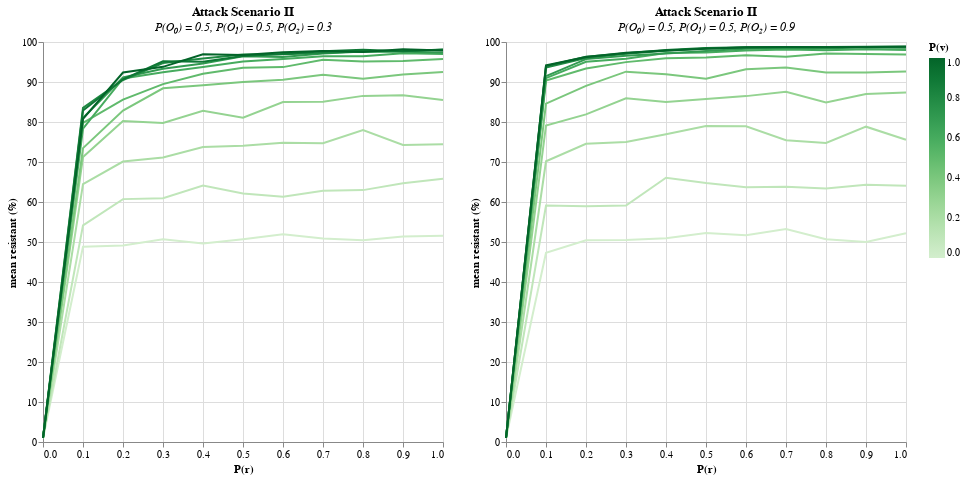

The notebook cell saved with this chart:
### Markdown cell above
# Influence prebunking content propagation speed (opinion 2, P(O₂))

### Code cell
import altair as alt
import pandas as pd

alt.data_transformers.disable_max_rows()

# Read .csv file with prepared simulation results
df = pd.read_csv("filtered_df.csv")

dfa = df[
        (df["prob_share_disinfo"] == 0.5) &
        (df["prob_share_indifferent"] == 0.5) &
        (df["prob_share_facts"] == 0.3)
    ]

dfb = df[
        (df["prob_share_disinfo"] == 0.5) &
        (df["prob_share_indifferent"] == 0.5) &
        (df["prob_share_facts"] == 0.9)
    ]

# Create base chart
a = alt.Chart(dfa).mark_line().encode(
                x=alt.X('prob_prebunk', title='P(r)'),
                y=alt.Y('r', title='mean resistant (%)', scale=alt.Scale(domain=[0, 100])),
                color=alt.Color('prob_immune', title='P(v)', scale=alt.Scale(scheme='greens'))
).properties(width=400, height=400,
        title=alt.TitleParams(
            text=f'Attack Scenario II',
            subtitle=f'P(O₀) = {0.5}, P(O₁) = {0.5}, P(O₂) = {0.3}',
            subtitleFontStyle='italic'
        ))

b = alt.Chart(dfb).mark_line().encode(
                x=alt.X('prob_prebunk', title='P(r)'),
                y=alt.Y('r', title='mean resistant (%)', scale=alt.Scale(domain=[0, 100])),
                color=alt.Color('prob_immune', title='P(v)', scale=alt.Scale(scheme='greens'))
).properties(width=400, height=400,
        title=alt.TitleParams(
            text=f'Attack Scenario II',
            subtitle=f'P(O₀) = {0.5}, P(O₁) = {0.5}, P(O₂) = {0.9}',
            subtitleFontStyle='italic'
        ))
a | b
